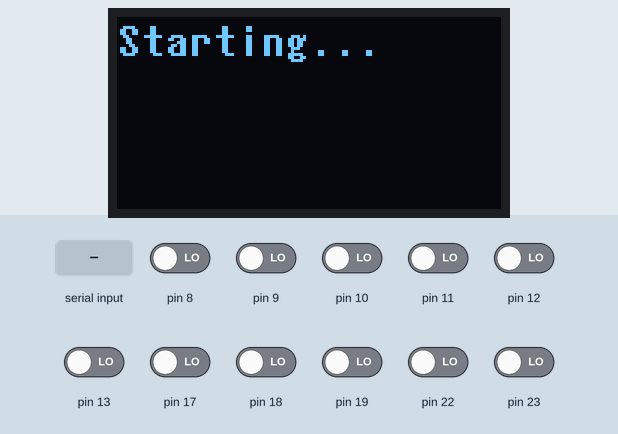
Recording of a sketch running on a simulated Arduino Uno, built with avr-gcc and run on an emulated ATmega328P. On the bench: 128×64 one-colour display. The inputs (shaded band) are chosen by the test bench; at power-on: pin 8–13, pin 17–19, pin 22, pin 23 LOW. No radio packets arrive unless stated; what the sketch prints to the serial monitor is not drawn.

Above: at 0.2 s.
At 3.4 s:
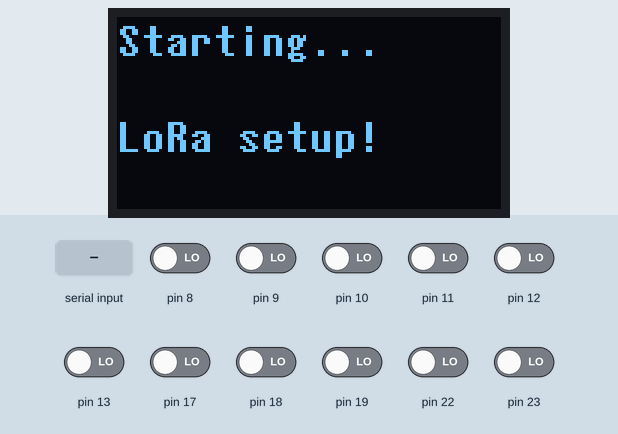
3.5 s: "1" received over Serial
At 5.1 s:
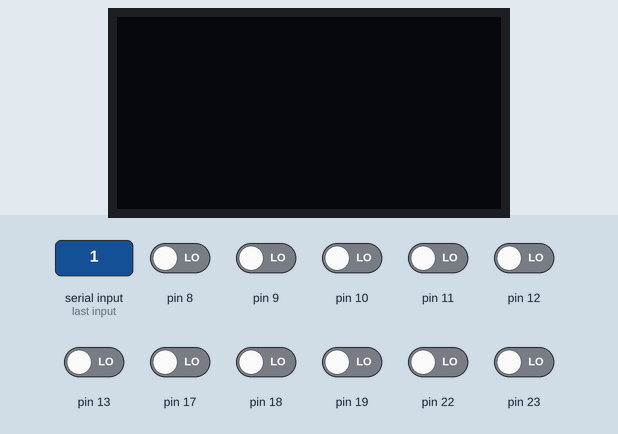
Timing chart, 0 to 6.6 s (numbered marks = the images above; inputs shaded):
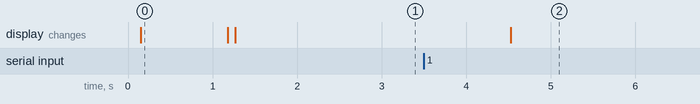

The sketch:

heltec_serialize_screen_struct_rad.ino
```cpp
#include <ArduinoJson.h>
#include <U8x8lib.h>
#include <SPI.h>
#include <RH_RF95.h>

// heltec wifi lora 32 v2
#define RFM95_CS 18
#define RFM95_RST 14
#define RFM95_INT 26


// Change to 434.0 or other frequency, must match RX's freq!
#define RF95_FREQ 915.0

// Singleton instance of the radio driver
RH_RF95 rf95(RFM95_CS, RFM95_INT);

char abbrev_message[10];

typedef struct {
  char sender[13];
  char message[40];
  char timestamp[14];
} Payload;
Payload theData;

U8X8_SSD1306_128X64_NONAME_SW_I2C u8x8(/* clock=*/ 15, /* data=*/ 4, /* reset=*/ 16);

void setup() {
  // put your setup code here, to run once:
Serial.begin(9600);

u8x8.begin();

  u8x8.setFont(u8x8_font_7x14B_1x2_f);
   u8x8.clear();
   u8x8.setCursor(0,0);
   u8x8.print("Starting...");
   delay(1000);

   if (!setupLoRa()) {
    Serial.println("LoRa setup failed ... ");
     u8x8.setCursor(0,4);
   u8x8.print("LoRa not set?");
    while (1)
      ;
   }
    u8x8.setCursor(0,4);
   u8x8.print("LoRa setup!");
   delay(1000);

}

void loop() {

  if (Serial.available()) {

    StaticJsonDocument<300> doc;
    DeserializationError err = deserializeJson(doc, Serial);

    if (err == DeserializationError::Ok)
    {
     String json;
    serializeJson(doc, json);;

    const char* srce = doc["source"];
    const char* msg = doc["msg"];
    const char* ts = doc["timestamp"];

    memcpy(theData.sender,srce,13);
    memcpy(theData.message,msg,40);
    memcpy(theData.timestamp,ts,14);

    memcpy(abbrev_message,msg,10);

     u8x8.clear();
     u8x8.setCursor(0,0);
     u8x8.print(srce);
     u8x8.setCursor(0,2);
     u8x8.print(ts);
     u8x8.setCursor(0,4);
     u8x8.print(abbrev_message);

     rf95.send((uint8_t *)&theData, sizeof(theData));

    Serial.println("Waiting for packet to complete..."); delay(10);
    rf95.waitPacketSent();
   Serial.println("Sent."); delay(10);


    }
    else
    {
      // Print error to the "debug" serial port
      Serial.print("deserializeJson() returned ");
      Serial.println(err.c_str());

      // Flush all bytes in the "link" serial port buffer
      while (Serial.available() > 0)
        Serial.read();
    }

  }
}

int setupLoRa() {

  int errCode=1;

  pinMode(RFM95_RST, OUTPUT);
  digitalWrite(RFM95_RST, HIGH);

  // manual reset
  digitalWrite(RFM95_RST, LOW);
  delay(10);
  digitalWrite(RFM95_RST, HIGH);
  delay(10);

  while (!rf95.init()) {
    Serial.println("LoRa radio init failed");
    errCode = 0;

  }
  Serial.println("LoRa radio init OK!");

  // Defaults after init are 434.0MHz, modulation GFSK_Rb250Fd250, +13dbM
  if (!rf95.setFrequency(RF95_FREQ)) {
    Serial.println("setFrequency failed");
    //while (1);
    errCode = 0;
  }
  Serial.print("Set Freq to: "); Serial.println(RF95_FREQ);

  // Defaults after init are 434.0MHz, 13dBm, Bw = 125 kHz, Cr = 4/5, Sf = 128chips/symbol, CRC on

  // The default transmitter power is 13dBm, using PA_BOOST.
  // If you are using RFM95/96/97/98 modules which uses the PA_BOOST transmitter pin, then
  // you can set transmitter powers from 5 to 23 dBm:
  rf95.setTxPower(23, false);

  return errCode;

}
```

Measured:
- after the input at 3.5 s, the display: changes after 1.0 s (image 2)
- what the display in image 0 shows lasts 1.0 s, from 0.2 s to 1.2 s
